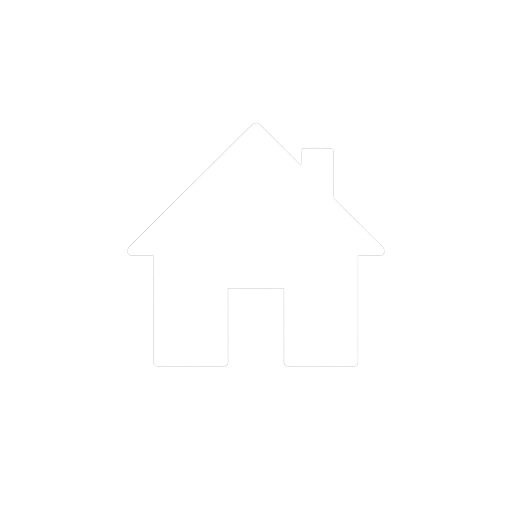
#> input picture Optimization/Hospitals/assets/house.png, 1024 x 1024 px (shown at 1/2 size); its folder holds 2 pictures in this run
$ python hospital.py
#> lines starting #> are read from the running program, lines starting #| are printed output that depends on the picture
import random
import os
from PIL import Image, ImageDraw


class Space():

    def __init__(self, height, width, num_hospitals):
        """Create the grid with given size and number of hospitals."""
        self.height = height
        self.width = width
        self.num_hospitals = num_hospitals
        self.houses = set()
        self.hospitals = set()

    def add_house(self, row, col):
        """Add a house at a specific row and column."""
        self.houses.add((row, col))

    def available_spaces(self):
        """Return all empty cells (not house, not hospital)."""
        candidates = set(
            (row, col)
            for row in range(self.height)
            for col in range(self.width)
        )
        return candidates - self.houses - self.hospitals

    def get_cost(self, hospitals):
        """Calculate total Manhattan distance from each house to nearest hospital."""
        cost = 0
        for house in self.houses:
            distance = min(
                abs(house[0] - hospital[0]) + abs(house[1] - hospital[1])
                for hospital in hospitals
            )
            cost += distance
        return cost

    def get_neighbors(self):
        """Generate all possible neighbor states by moving one hospital."""
        neighbors = []
        for hospital in self.hospitals:
            for space in self.available_spaces():
                new_state = self.hospitals.copy()
                new_state.remove(hospital)
                new_state.add(space)
                neighbors.append(new_state)
        return neighbors

    def hill_climb(self, maximum=None, image_prefix=None, log=False):
        """Run hill climbing search to minimize cost."""
        count = 0

        # Initialize hospitals randomly
        self.hospitals = set(
            random.sample(
                list({
                    (r, c)
                    for r in range(self.height)
                    for c in range(self.width)
                } - self.houses),
                self.num_hospitals
            )
        )

        if log:
            print(f"Initial cost: {self.get_cost(self.hospitals)}")

        if image_prefix:
            self.output_image(f"{image_prefix}{str(count).zfill(3)}.png")

        while maximum is None or count < maximum:
            count += 1
            current_cost = self.get_cost(self.hospitals)
            neighbors = self.get_neighbors()

            if not neighbors:
                break

            best_cost = None
            best_neighbors = []

            for neighbor in neighbors:
                cost = self.get_cost(neighbor)
                if best_cost is None or cost < best_cost:
                    best_cost = cost
                    best_neighbors = [neighbor]
                elif cost == best_cost:
                    best_neighbors.append(neighbor)

            if best_cost >= current_cost:
                return self.hospitals

            self.hospitals = random.choice(best_neighbors)

            if log:
                print(f"Step {count}: cost {best_cost}")

            if image_prefix:
                self.output_image(f"{image_prefix}{str(count).zfill(3)}.png")

        return self.hospitals

    def random_restart(self, restarts, image_prefix=None, log=False):
        """Run hill climbing multiple times and keep the best result."""
        best_solution = None
        best_cost = None

        for i in range(restarts):
            if log:
                print(f"--- Restart {i + 1} ---")

            # Run hill climb (state is reset inside hill_climb)
            solution = self.hill_climb(
                image_prefix=f"{image_prefix}_r{i}_" if image_prefix else None,
                log=log
            )
            cost = self.get_cost(solution)

            if best_cost is None or cost < best_cost:
                best_cost = cost
                best_solution = solution

        self.hospitals = best_solution
        return best_solution

    def output_image(self, filename):
        """Generate an image of the current state."""
        cell_size = 50
        cell_border = 2
        padding = 20

        img_width = self.width * cell_size + padding * 2
        img_height = self.height * cell_size + padding * 2 + 40

        # Create RGBA background to support transparency
        img = Image.new("RGBA", (img_width, img_height), "black")
        draw = ImageDraw.Draw(img)

        # Determine the base directory for images
        base_dir = os.path.dirname(os.path.abspath(__file__))

        # Load and convert icons to RGBA
        house_path = os.path.join(base_dir, "house.png")
        hospital_path = os.path.join(base_dir, "hospital.png")

        # FIX: Added .convert("RGBA") to handle transparency mask correctly
        house = Image.open(house_path).convert("RGBA").resize((cell_size - 10, cell_size - 10))
        hospital = Image.open(hospital_path).convert("RGBA").resize((cell_size - 10, cell_size - 10))

        for row in range(self.height):
            for col in range(self.width):
                x1 = padding + col * cell_size
                y1 = padding + row * cell_size
                x2 = x1 + cell_size
                y2 = y1 + cell_size

                draw.rectangle(
                    [x1, y1, x2, y2],
                    outline="white",
                    width=cell_border
                )

                if (row, col) in self.houses:
                    img.paste(house, (x1 + 5, y1 + 5), house)

                if (row, col) in self.hospitals:
                    img.paste(hospital, (x1 + 5, y1 + 5), hospital)

        # Draw cost text
        cost = self.get_cost(self.hospitals)
        draw.text(
            (padding, img_height - 30),
            f"Cost: {cost}",
            fill="white"
        )

        img.save(filename)


# -------- Driver Code --------

if __name__ == "__main__":

    # Create space
    s = Space(height=10, width=20, num_hospitals=3)

    # Add 15 random houses
    for i in range(15):
        s.add_house(
            random.randrange(s.height),
            random.randrange(s.width)
        )

    # Run random restart hill climbing
    # This will try 5 times and keep the best result
    hospitals = s.random_restart(restarts=5, image_prefix="hospitals", log=True)
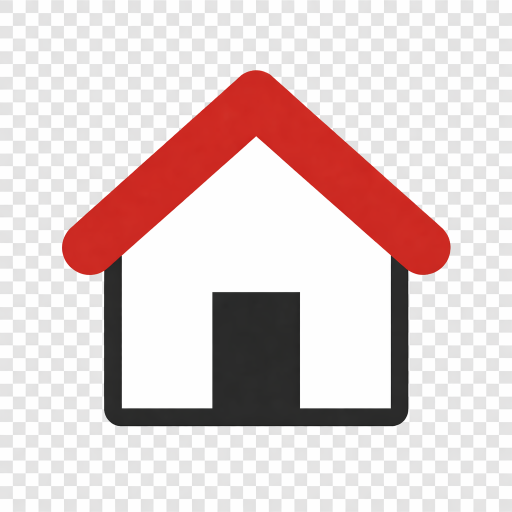
#> input picture Optimization/Hospitals/assets/hospital.png, 1024 x 1024 px (shown at 1/2 size)
#> in output_image, `hospital = Image.open(hospital_path).convert("RGBA").resize((cell_size..`:
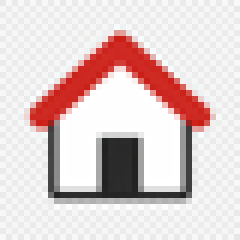
#> hospital: PIL image 40x40 RGBA (shown 6 times larger); mean R, G, B, A 223.6, 206.8, 206, 255
#> after the loop in output_image, `for row in range(self.height):`:
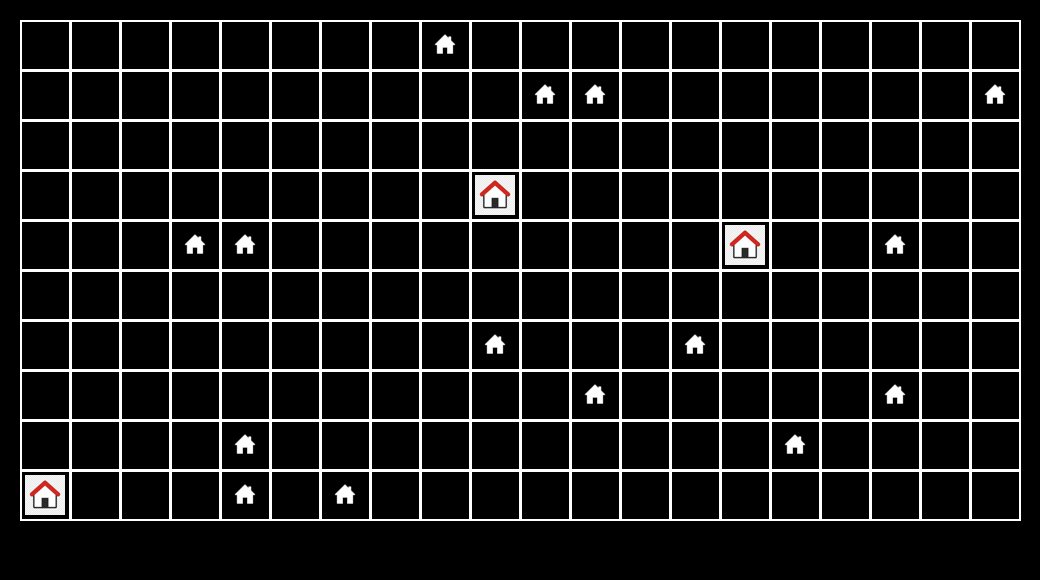
#> img: PIL image 1040x580 RGBA; mean R, G, B, A 28.5, 28.3, 28.3, 254.9; transparent parts drawn white
#> call 2 of output_image, with filename = 'hospitals_r0_001.png'
#> in output_image (call 2), `img.save(filename)`:
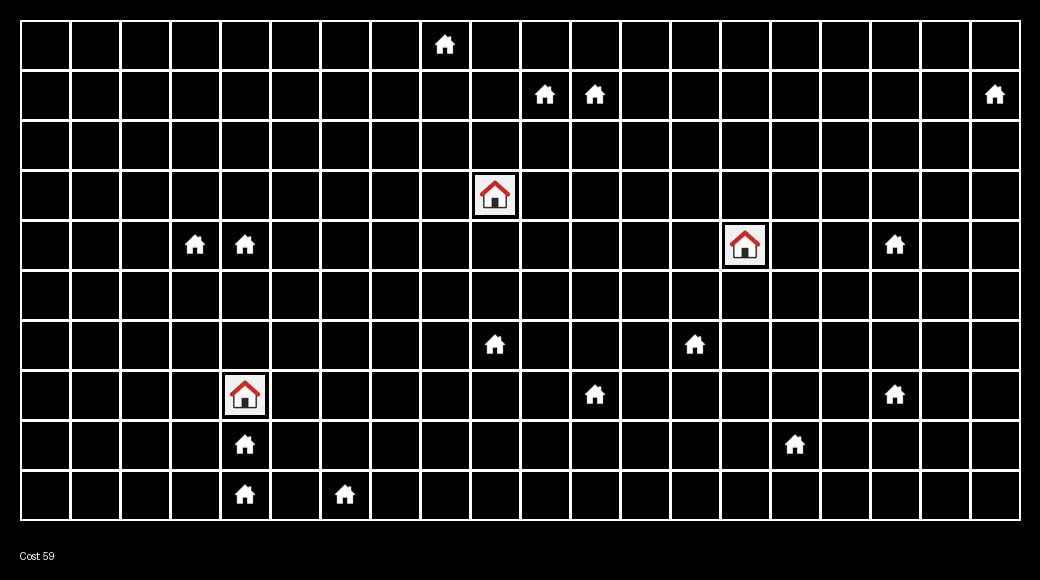
#> saved as hospitals_r0_001.png: PIL image 1040x580 RGBA; mean R, G, B, A 28.5, 28.4, 28.4, 254.9; transparent parts drawn white
#> in random_restart, `solution = self.hill_climb( image_prefix=f"{image_prefix}_r{i}_" if im..`: solution = 3 items
#> in random_restart, `cost = self.get_cost(solution)`: cost = 49
#> in random_restart, `best_solution = solution`: best_solution = 3 items
#> hospitals = 3 items

    print("\nFinal hospital locations:", hospitals)
#| Final hospital locations: {(7, 4), (1, 9), (6, 17)}
    print("Final cost:", s.get_cost(hospitals))
#| Final cost: 49
